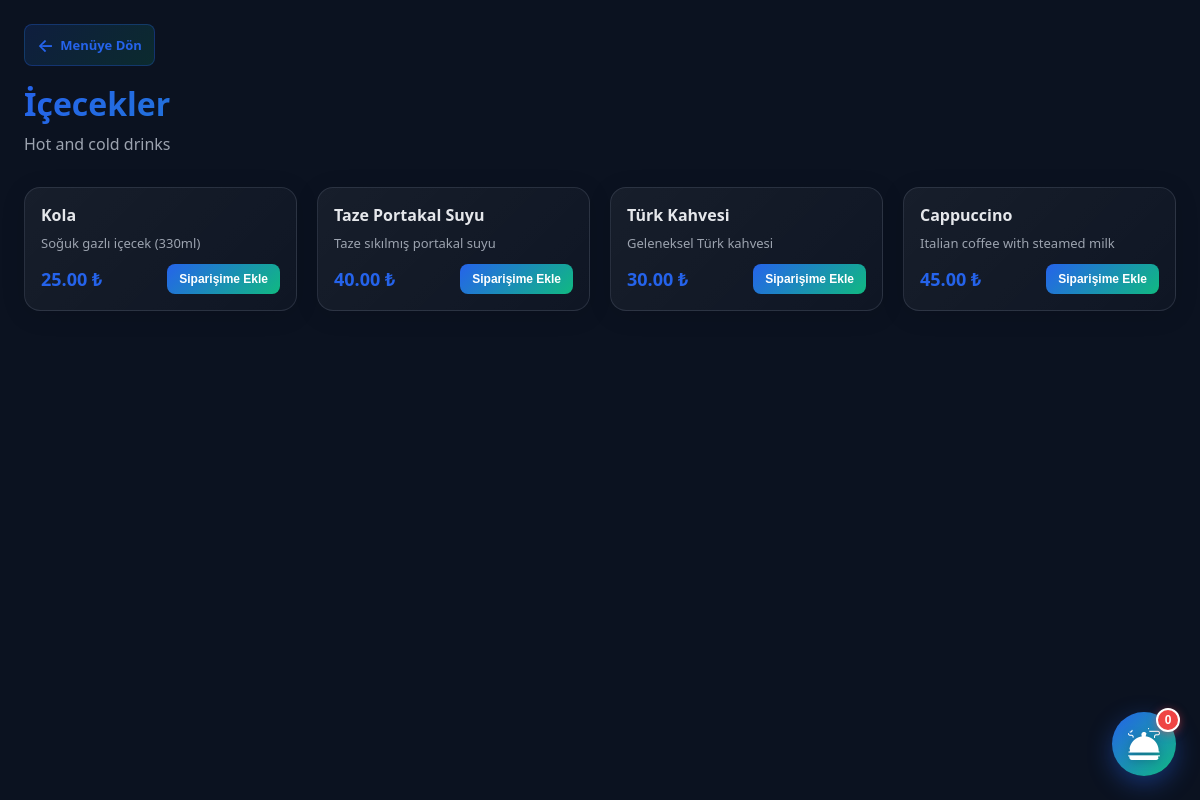
The app's page /customer/category.php?category_id=5 with its own data.
### tables this page shows
CREATE TABLE MenuCategories (
    category_id INT AUTO_INCREMENT PRIMARY KEY,
    category_name VARCHAR(50) NOT NULL UNIQUE,
    description TEXT,
    display_order INT DEFAULT 0,
    created_at TIMESTAMP DEFAULT CURRENT_TIMESTAMP
);

CREATE TABLE MenuProducts (
    product_id INT AUTO_INCREMENT PRIMARY KEY,
    category_id INT NOT NULL,
    product_name VARCHAR(100) NOT NULL,
    description TEXT,
    price DECIMAL(10,2) NOT NULL,
    is_available BOOLEAN DEFAULT TRUE,
    image_url VARCHAR(255),
    created_at TIMESTAMP DEFAULT CURRENT_TIMESTAMP,
    FOREIGN KEY (category_id) REFERENCES MenuCategories(category_id) ON DELETE RESTRICT,
    INDEX idx_category (category_id)
);

### customer/category.php (the view, shortened to what this page needs)
<?php
$category_id = isset($_GET['category_id']) ? (int)$_GET['category_id'] : 0;
$database = new Database();
$db = $database->getConnection();
$query = "SELECT * FROM MenuCategories WHERE category_id = ?";
$stmt = $db->prepare($query);
$stmt->execute([$category_id]);
$category = $stmt->fetch(PDO::FETCH_ASSOC);
$query = "SELECT product_id, product_name, description, price, image_url FROM MenuProducts WHERE category_id = ? AND is_available = 1 ORDER BY product_id";
$stmt = $db->prepare($query);
$stmt->execute([$category_id]);
$products = $stmt->fetchAll(PDO::FETCH_ASSOC);
$categoryNames = [
    'Appetizers' => 'Başlangıçlar',
    'Soups' => 'Çorbalar',
    'Main Courses' => 'Ana Yemekler',
    'Desserts' => 'Tatlılar',
    'Beverages' => 'İçecekler',
];
$tr_name = $categoryNames[$category['category_name']] ?? $category['category_name'];
require_once __DIR__ . '/../includes/layout/top.php';
?>
<main class="app">
    <div class="customer-container">
        <header class="category-header">
            <div class="header-nav">
                <a href="menu.php" class="back-btn">
                    <span class="back-icon">←</span>
                    <span class="back-text">Menüye Dön</span>
                </a>
            </div>
            <h1><?= htmlspecialchars($tr_name) ?></h1>
            <p class="category-desc"><?= htmlspecialchars($category['description'] ?? '') ?></p>
        </header>
        <div class="products-grid">
            <?php if (empty($products)): ?>
                <div class="empty-state">
                    <p>📭 Bu kategoride ürün bulunamadı.</p>
                </div>
            <?php else: ?>
                <?php foreach ($products as $product): ?>
                    <div class="product-card">
                        <div class="product-content">
                            <h3 class="product-name"><?= htmlspecialchars($product['tr_name']) ?></h3>
                            <?php if ($product['tr_desc']): ?>
                                <p class="product-desc"><?= htmlspecialchars($product['tr_desc']) ?></p>
                            <?php endif; ?>
                            <div class="product-footer">
                                <span class="product-price"><?= number_format($product['price'], 2) ?> ₺</span>
                                <button class="add-to-cart-btn" onclick="addToOrder(<?= $product['product_id'] ?>, '<?= htmlspecialchars($product['tr_name'], ENT_QUOTES) ?>', <?= $product['price'] ?>, '<?= htmlspecialchars($product['image_url'] ?? '', ENT_QUOTES) ?>')">
                                    Siparişime Ekle
                                </button>
                            </div>
                        </div>
                    </div>
                <?php endforeach; ?>
            <?php endif; ?>
        </div>
    </div>
    <button class="order-bubble" id="orderBubble" onclick="toggleOrderPanel()">
        <img src="../assets/images/serving-dishes.png" alt="Siparişler" class="order-bubble__icon">
        <span class="order-bubble__badge" id="orderBadge">0</span>
    </button>
</main>
<?php require_once __DIR__ . '/../includes/layout/bottom.php'; ?>

### assets/css/style.css (style rules this page uses)
:root { --bg: #0b1220; --card: rgba(17, 24, 39, 0.75); --card-solid: #111827; --text: #e5e7eb; --muted: #9ca3af; --line: rgba(148, 163, 184, 0.18); --primary: #2563eb; --primary-2: #1d4ed8; --shadow: 0 18px 60px rgba(0, 0, 0, .35); --radius: 18px; }
* { box-sizing: border-box; }
html, body { height: 100%; }
body { margin: 0; font-family: system-ui, -apple-system, Segoe UI, Roboto, Arial; background: var(--bg); color: var(--text); }
a { color: inherit; }
.app { min-height: 100%; }

### customer/category.php (style rules this page uses)
.customer-container { max-width: 1200px; margin: 0 auto; padding: 24px; }
.category-header { margin-bottom: 32px; }
.header-nav { margin-bottom: 16px; }
.back-btn { display: inline-flex; align-items: center; gap: 6px; background: linear-gradient(135deg, rgba(37, 99, 235, 0.15) 0%, rgba(16, 185, 129, 0.15) 100%); color: var(--primary, #2563eb); text-decoration: none; font-weight: 600; padding: 8px 12px; border-radius: 8px; border: 1px solid rgba(37, 99, 235, 0.3); transition: all 0.3s cubic-bezier(0.23, 1, 0.32, 1); font-size: 13px; cursor: pointer; }
.back-icon { font-size: 18px; transition: transform 0.3s ease; }
.category-header h1 { margin: 12px 0 8px; font-size: 32px; font-weight: 700; color: var(--text, #e2e8f0); background: linear-gradient(135deg, #2563eb, #10b981); -webkit-background-clip: text; -webkit-text-fill-color: transparent; background-clip: text; }
.category-desc { margin: 0; color: var(--muted, #94a3b8); font-size: 16px; }
.products-grid { display: grid; grid-template-columns: repeat(auto-fill, minmax(260px, 1fr)); gap: 20px; margin-bottom: 32px; }
.product-card { background: linear-gradient(135deg, rgba(255,255,255,0.05) 0%, rgba(255,255,255,0.02) 100%); border: 1px solid var(--line, rgba(148, 163, 184, 0.2)); border-radius: 16px; overflow: hidden; transition: all 0.35s cubic-bezier(0.23, 1, 0.32, 1); display: flex; flex-direction: column; box-shadow: 0 4px 24px rgba(0, 0, 0, 0.12); position: relative; }
.product-content { padding: 16px; display: flex; flex-direction: column; flex-grow: 1; }
.product-name { margin: 0 0 8px; font-size: 16px; font-weight: 700; color: var(--text, #e2e8f0); }
.product-desc { margin: 0 0 12px; font-size: 13px; color: var(--muted, #94a3b8); flex-grow: 1; line-height: 1.4; }
.product-footer { display: flex; justify-content: space-between; align-items: center; margin-top: auto; gap: 12px; }
.product-price { font-size: 18px; font-weight: 700; color: var(--primary, #2563eb); white-space: nowrap; }
.add-to-cart-btn { background: linear-gradient(135deg, var(--primary, #2563eb) 0%, #10b981 100%); color: white; border: none; padding: 8px 12px; border-radius: 8px; cursor: pointer; font-weight: 600; transition: all 0.3s cubic-bezier(0.23, 1, 0.32, 1); font-size: 12px; white-space: nowrap; }
.product-card { animation: fadeIn 0.6s ease-out; }
.order-bubble { position: fixed; bottom: 24px; right: 24px; width: 64px; height: 64px; border-radius: 50%; background: linear-gradient(135deg, #2563eb 0%, #10b981 100%); border: none; box-shadow: 0 8px 24px rgba(37, 99, 235, 0.4); cursor: pointer; display: flex; align-items: center; justify-content: center; transition: all 0.3s cubic-bezier(0.23, 1, 0.320, 1); z-index: 999; overflow: visible; }
.order-bubble__icon { width: 32px; height: 32px; object-fit: contain; filter: brightness(0) invert(1) drop-shadow(0 2px 4px rgba(0, 0, 0, 0.2)); }
.order-bubble__badge { position: absolute; top: -4px; right: -4px; background: #ef4444; color: white; font-size: 12px; font-weight: 700; min-width: 24px; height: 24px; border-radius: 12px; display: flex; align-items: center; justify-content: center; padding: 0 6px; box-shadow: 0 2px 8px rgba(239, 68, 68, 0.5); border: 2px solid white; }

### records on screen
menucategories: category_name "İçecekler", description "Hot and cold drinks"
menuproducts: tr_name "Kola", tr_desc "Soğuk gazlı içecek (330ml)", price "25.00"
menuproducts: tr_name "Taze Portakal Suyu", tr_desc "Taze sıkılmış portakal suyu", price "40.00"
menuproducts: tr_name "Türk Kahvesi", tr_desc "Geleneksel Türk kahvesi", price "30.00"
menuproducts: product_name "Cappuccino", description "Italian coffee with steamed milk", price "45.00"
